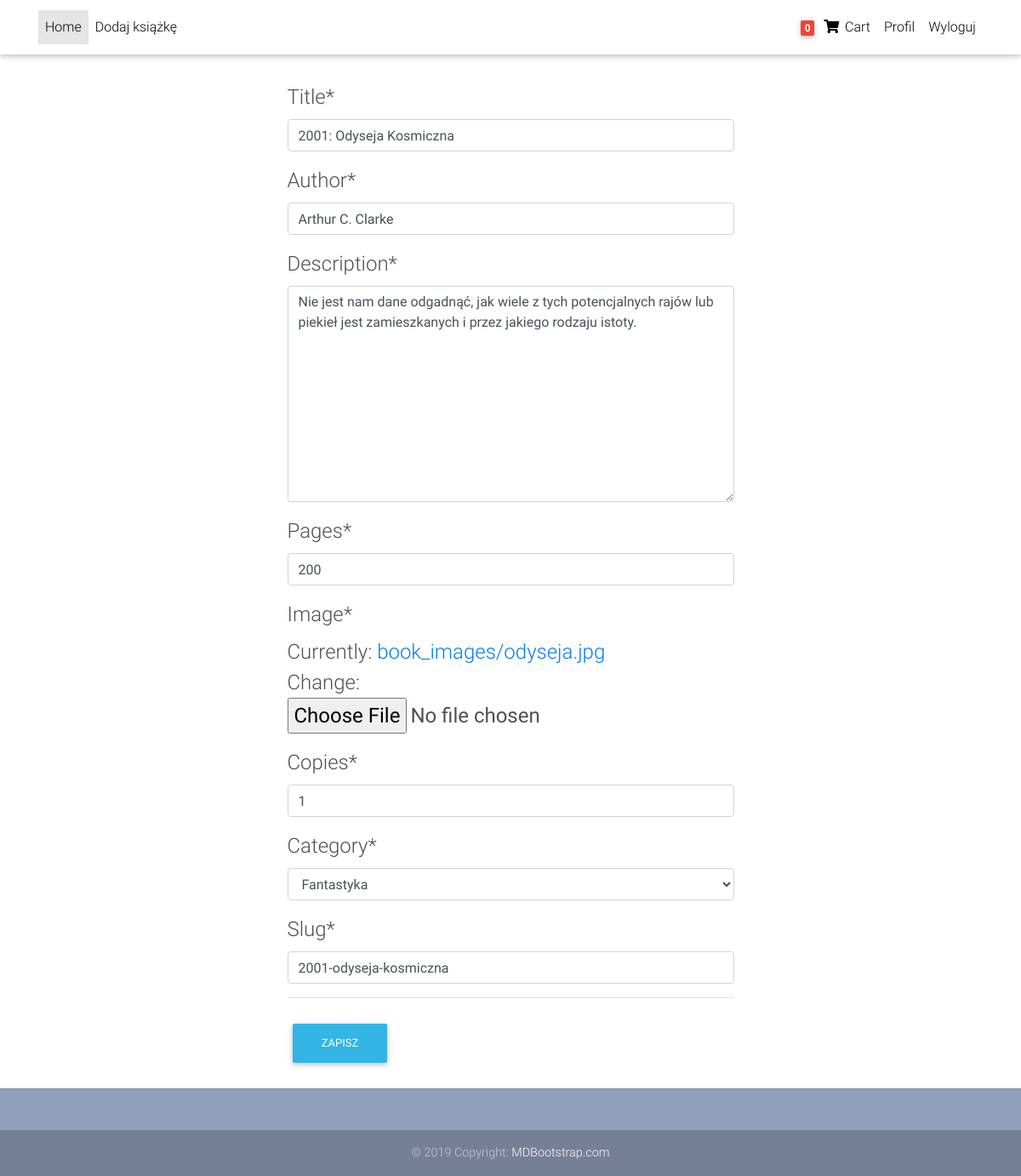
The app's page /2001-odyseja-kosmiczna/edit/ (signed in), older data.
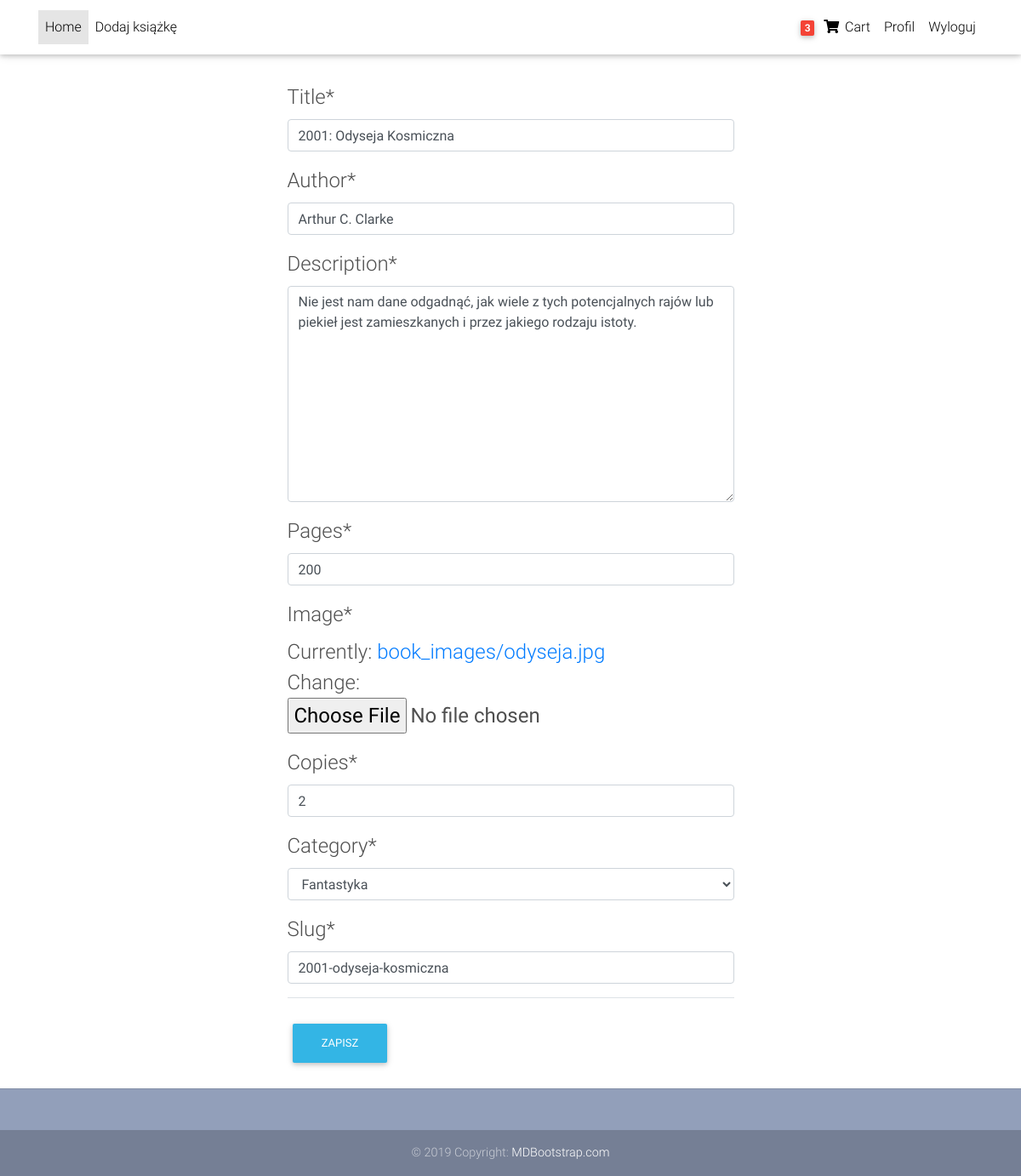
The same page, newer data.
### wypozyczalnia/models.py (models this page shows, shortened)
class Order(models.Model): # to jest lista wszystkich wypozyczeń użytkownika???? Historia wypozyczeń ??
    user = models.ForeignKey(User, on_delete=models.CASCADE)  # nie wiem czy tak jest dobrze? User czy Profile?
    ordered = models.BooleanField(default=False)
    ordered_date = models.DateTimeField()
    items = models.ManyToManyField(OrderItem)

class Book(models.Model):
    title = models.CharField(max_length=200)
    author = models.CharField(max_length=200)
    description = models.TextField()
    pages = models.CharField(max_length=50)
    image = models.ImageField(default='default.jpg', upload_to='book_images')
    copies = models.IntegerField()
    category = models.ForeignKey(Category, on_delete=models.CASCADE)
    slug = models.SlugField(max_length=200, unique=True)

### wypozyczalnia/views.py (the view)
# urls.py: path('<str:slug>/edit/', book_edit, name='book-edit'),
@user_passes_test(lambda u: u.is_superuser)
def book_edit(request, slug):
    book = get_object_or_404(Book, slug=slug)
    categories = Category.objects.all()
    if request.method == "POST":
        form = BookForm(request.POST, request.FILES, instance=book)
        if form.is_valid():
            form.save()
            messages.success(request, f'Zmiany zapisane')
            return redirect('book-detail', slug=book.slug)
    else:
        form = BookForm(instance=book)
    content = {'form': form, 'categories': categories}
    return render(request, 'wypozyczalnia/book_edit.html', content)

### wypozyczalnia/forms.py
class BookForm(forms.ModelForm):
    class Meta:
        model = Book
        Book.slug = Book.title
        fields = ['title', 'author', 'description', 'pages', 'image', 'copies', 'category', 'slug']

### wypozyczalnia/models.py (called while the page is built)
    def __str__(self):
        return self.name

### wypozyczalnia/templatetags/cart_template_tags.py (called while the page is built)
@ register.filter
def cart_count(user):
    if user.is_authenticated:
        order_qs = Order.objects.filter(user=user, ordered=False)
        if order_qs.exists():
            order = order_qs[0]
            return order.items.count()
    return 0

### wypozyczalnia/templates/wypozyczalnia/book_edit.html (shortened to what this page needs)
{% extends 'wypozyczalnia/base.html' %}
{% load crispy_forms_tags %}
{% block content %}
<main class="mt-5">
    <div class="container dark-grey-text">
        <div class="col-6 offset-3">
                <form method="POST" enctype="multipart/form-data">
                    <fieldset class="form-group">
                        <legend class="border-bottom">
                            {{ form|crispy }}
                        </legend>
                    </fieldset>
                    <div class="form-group">
                        <button class="btn btn-info" type="submit">Zapisz</button>
                    </div>
                </form>
        </div>
    </div>
</main>
{% endblock content %}

### wypozyczalnia/templates/wypozyczalnia/base.html (shortened to what this page needs)
{% load static %}
{% load cart_template_tags %}
<!DOCTYPE html>
<html lang="en">
<head>
  <link rel="stylesheet" href="https://use.fontawesome.com/releases/v5.11.2/css/all.css">
  <link href="{% static 'wypozyczalnia/css/bootstrap.min.css' %}" rel="stylesheet">
  <link href="{% static 'wypozyczalnia/css/mdb.min.css' %}" rel="stylesheet">
  <link href="{% static 'wypozyczalnia/css/style.min.css' %}" rel="stylesheet">
</head>
<body>
    <nav class="navbar fixed-top navbar-expand-lg navbar-light white scrolling-navbar">
    <div class="container">
      <div class="collapse navbar-collapse" id="navbarSupportedContent">
        <ul class="navbar-nav mr-auto">
          <li class="nav-item active">
            <a class="nav-link waves-effect" href="{% url 'home' %}">Home
            </a>
            {% if user.is_superuser %}
                <li class="nav-item">
                    <a class="nav-link waves-effect" href="{% url 'book-add' %}">Dodaj książkę</a>
                </li>
            {% endif %}
          </li>
        </ul>
        <ul class="navbar-nav nav-flex-icons">
            {% if user.is_authenticated %}
                <li class="nav-item">
                    <a class="nav-link waves-effect" href="{% url 'cart-view' %}">
                    <span class="badge red z-depth-1 mr-1">
                        {{ request.user|cart_count }}
                    </span>
                    <i class="fas fa-shopping-cart"></i>
                    <span class="clearfix d-none d-sm-inline-block"> Cart </span>
                    </a>
                </li>
                <li class="nav-item">
                    <a class="nav-link waves-effect" href="{% url 'profile-view' %}">Profil</a>
                </li>
                <li class="nav-item">
                    <a class="nav-link waves-effect" href="{% url 'logout' %}">Wyloguj</a>
                </li>
            {% endif %}
        </ul>
      </div>
    </div>
    </nav>
    {% if messages %}
        {% for message in messages %}
        <div class="container pt-5">
            <div class="alert alert-{{ message.tags }} mt-5">
                {{ message }}
            </div>
        </div>
        {% endfor %}
    {% else %}
        <div class="container pt-5">
        </div>
    {% endif %}
    {% block content %}{% endblock %}
  <footer class="page-footer text-center font-small mt-4 wow fadeIn">
    <hr class="my-4">
    <div class="pb-4">
    </div>
    <div class="footer-copyright py-3">
      © 2019 Copyright:
      <a href="https://mdbootstrap.com/education/bootstrap/" target="_blank"> MDBootstrap.com </a>
    </div>
  </footer>
</body>
</html>

Row changes from the older to the newer data that the page shows:
changed Book "Arthur C. Clarke": copies "1" → "2"
Text that changed along with them:
{{ request.user|cart_count }}: "0" → "3"
